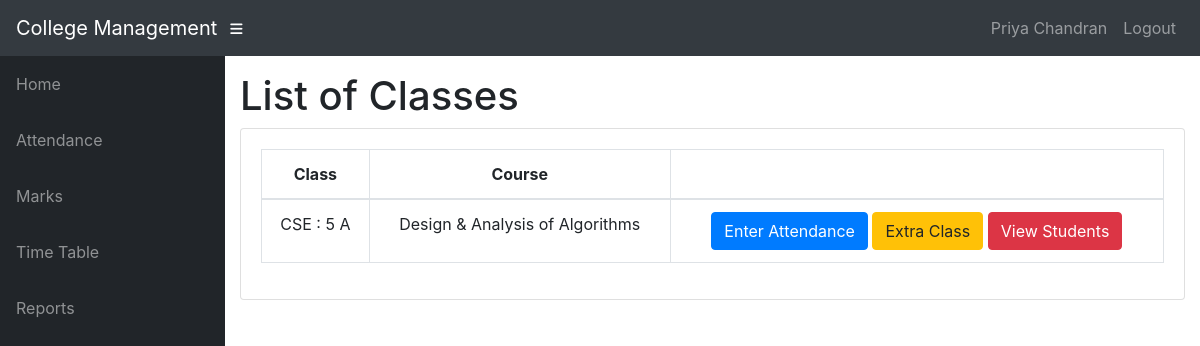
The app's page /info/teacher/CS4/1/Classes/ (signed in) with its own data.
### info/models.py (models this page shows, shortened)
class User(AbstractUser):
    @property
    def is_student(self):
        if hasattr(self, 'student'):
            return True
        return False
    @property
    def is_teacher(self):
        if hasattr(self, 'teacher'):
            return True
        return False

class Teacher(models.Model):
    user = models.OneToOneField(User, on_delete=models.CASCADE, null=True)
    id = models.CharField(primary_key=True, max_length=100)
    dept = models.ForeignKey(Dept, on_delete=models.CASCADE, default=1)
    name = models.CharField(max_length=100)
    sex = models.CharField(max_length=50, choices=sex_choice, default='Male')
    DOB = models.DateField(default='1980-01-01')

class Assign(models.Model):
    class_id = models.ForeignKey(Class, on_delete=models.CASCADE)
    course = models.ForeignKey(Course, on_delete=models.CASCADE)
    teacher = models.ForeignKey(Teacher, on_delete=models.CASCADE)
    class Meta:
        unique_together = (('course', 'class_id', 'teacher'),)

class Class(models.Model):
    id = models.CharField(primary_key='True', max_length=100)
    dept = models.ForeignKey(Dept, on_delete=models.CASCADE)
    section = models.CharField(max_length=100)
    sem = models.IntegerField()
    class Meta:
        verbose_name_plural = 'classes'
    def __str__(self):
        d = Dept.objects.get(name=self.dept)
        return '%s : %d %s' % (d.name, self.sem, self.section)

class Dept(models.Model):
    id = models.CharField(primary_key='True', max_length=100)
    name = models.CharField(max_length=200)
    def __str__(self):
        return self.name

class Course(models.Model):
    dept = models.ForeignKey(Dept, on_delete=models.CASCADE)
    id = models.CharField(primary_key='True', max_length=50)
    name = models.CharField(max_length=50)
    shortname = models.CharField(max_length=50, default='X')
    def __str__(self):
        return self.name

### info/views.py (the view)
# urls.py: path('teacher/<slug:teacher_id>/<int:choice>/Classes/', views.t_clas, name='t_clas'),
@login_required
def t_clas(request, teacher_id, choice):
    teacher1 = get_object_or_404(Teacher, id=teacher_id)
    return render(request, 'info/t_clas.html', {'teacher1': teacher1, 'choice': choice})

### info/templates/info/t_clas.html
{% extends 'info/base.html' %}
{% block content %}
    <h1>List of Classes</h1>
    <div class="card mb-3">
            <div class="card-body">
              <div class="table-responsive">
                <table class="table table-bordered text-center" id="dataTable" width="100%" cellspacing="0">
                  <thead>
                    <tr>
                        <th>Class</th>
                        <th>Course</th>
                        <th></th>
                    </tr>
                  </thead>
                  <tbody>
                    {% for ass in teacher1.assign_set.all %}
                    <tr>
                        <td>{{ ass.class_id }}</td>
                        <td>{{ ass.course }}</td>
                        <td>
                            {% if choice == 1 %}
                                <a class="btn btn-primary" href="{% url 't_class_date' ass.id %}" role="button">Enter Attendance</a>
                                <a class="btn btn-warning" href="{% url 't_extra_class' ass.id %}">Extra Class</a>
                                <a class="btn btn-danger" href="{% url 't_student' ass.id %}">View Students</a>
                            {% elif choice == 2 %}
                                <a class="btn btn-primary" href="{% url 't_marks_list' ass.id %}" role="button">Enter Marks</a>
                                <a class="btn btn-danger" href="{% url 't_student_marks' ass.id %}">View Students</a>
                            {% elif choice == 3 %}
                                <a class="btn btn-danger" href="{% url 't_report' ass.id %}">Generate reports</a>
                            {% endif %}
                        </td>
                    </tr>
                    {% empty %}
                            <p>teacher has no courses</p>
                    {% endfor %}
                  </tbody>
                </table>
              </div>
    </div>
{% endblock %}

### info/templates/info/base.html (shortened to what this page needs)
<!DOCTYPE html>
<html lang="en">
  <head>
      {% load static %}
    <link href="{% static '/info/bootstrap/vendor/bootstrap/css/bootstrap.min.css' %}" rel="stylesheet">
    <link href="{% static '/info/bootstrap/vendor/fontawesome-free/css/all.min.css' %}" rel="stylesheet" type="text/css">
    <link href="{% static '/info/bootstrap/vendor/datatables/dataTables.bootstrap4.css' %}" rel="stylesheet">
    <link href="{% static '/info/bootstrap/css/sb-admin.css' %}" rel="stylesheet">
  </head>
  <body id="page-top">
    <nav class="navbar navbar-expand navbar-dark bg-dark static-top">
      <a class="navbar-brand mr-1" href="{% url 'index' %}">College Management</a>
      <button class="btn btn-link btn-sm text-white order-1 order-sm-0" id="sidebarToggle" href="#">
        <i class="fas fa-bars"></i>
      </button>
        <div class="collapse navbar-collapse" id="navbarResponsive">
          <ul class="navbar-nav ml-auto">
            <li class="nav-item">
                {% if request.user.is_student %}
                    <a class="nav-link text-capitalize">{{ request.user.student.name }}</a>
                {% elif request.user.is_teacher %}
                    <a class="nav-link text-capitalize">{{ request.user.teacher.name }}</a>
                {% endif %}
            </li>
            <li class="nav-item">
                <a class="nav-link" href="#" data-toggle="modal" data-target="#logoutModal">Logout</a>
            </li>
          </ul>
        </div>
    </nav>
    <div id="wrapper">
      <ul class="sidebar navbar-nav">
            <li class="nav-item">
              <a class="nav-link" href="{% url 'index' %}">
                <span>Home</span>
              </a>
            </li>
        {% if request.user.is_student %}
            <li class="nav-item">
              <a class="nav-link" href="{% url 'attendance' request.user.student.USN %}">
                <span>Attendance</span>
              </a>
            </li>
            <li class="nav-item">
              <a class="nav-link" href="{% url 'attendance' request.user.student.USN %}">
                <span>Attendance By Subject</span>
              </a>
            </li>
            <li class="nav-item">
              <a class="nav-link" href="{% url 'marks_list' request.user.student.USN %}">
                <span>Marks</span>
              </a>
            </li>
              <li class="nav-item">
              <a class="nav-link" href="{% url 'timetable' request.user.student.class_id_id %}">
                <span>Time Table</span>
              </a>
            </li>
        {% elif request.user.is_teacher %}
            <li class="nav-item">
              <a class="nav-link" href="{% url 't_clas' request.user.teacher.id 1 %}">
                <span>Attendance</span>
              </a>
            </li>
            <li class="nav-item">
              <a class="nav-link" href="{% url 't_clas' request.user.teacher.id 2 %}">
                <span>Marks</span>
              </a>
            </li>
              <li class="nav-item">
              <a class="nav-link" href="{% url 't_timetable' request.user.teacher.id %}">
                <span>Time Table</span>
              </a>
            </li>
            <li class="nav-item">
              <a class="nav-link" href="{% url 't_clas' request.user.teacher.id 3 %}">
                <span>Reports</span>
              </a>
            </li>
        {% endif %}
      </ul>
      <div id="content-wrapper">
        <div class="container-fluid">
            {% block content %}
            {% endblock %}
        </div>
      </div>
    </div>
  </body>
</html>

### records on screen
User: user.teacher.name "Priya Chandran"
Assign: class_id "CSE : 5 A", course "Design & Analysis of Algorithms"
